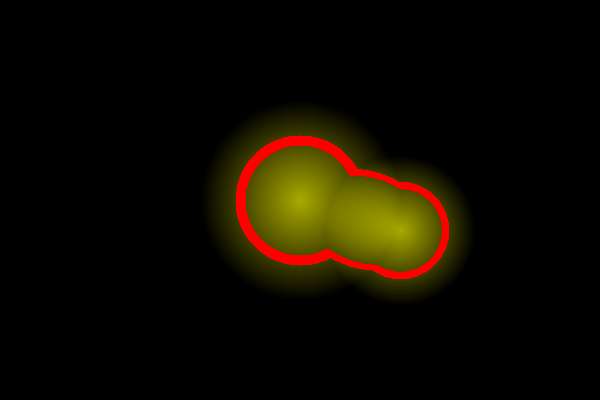
Frame 1 (no input)
Frame 60 (the mouse pressed at the canvas centre just before this capture): identical to frame 1, image omitted
Frame 120 (the mouse held since frame 60 and released just before this capture): identical to frame 1, image omitted

The Processing sketch that drew this single still picture (run headless with seeded random() and noise(); from frame 60 on, the mouse is pressed at the canvas centre):

// Processing sketch: blob7
// ── blob7.pde
PImage Img;
float [][] Temperature;

void setup() {
   size(600, 400);
   Img = createImage(width, height, RGB);
   Temperature = new float[height][width];

   Blob blob0 = new Blob(300, 200, 100);
   Blob blob1 = new Blob(400, 230, 75);
  
   zeroTemperature();
   blob0.render();
   blob1.render();
   
   Img.loadPixels();
   buildImage();
   Img.updatePixels();
   image(Img, 0, 0);
}

void draw() {
}

void zeroTemperature() {
   for (int y=0; y<height; y++) {
      for (int x=0; x<width; x++) {
         Temperature[y][x] = 0;
      }
   }
}

void buildImage() {
   for (int y=0; y<height; y++) {
      for (int x=0; x<width; x++) {
         float midT = 0.4;
         float rangeT = 0.05;
         if (abs(Temperature[y][x] - midT) < rangeT) {
            Img.set(x, y, color(255, 0, 0));
         } else {
            float t = map(Temperature[y][x], 0, 1.5, 0, 255);
            Img.set(x, y, color(t, t, 0));
         }
      }
   }
}

class Blob {
   float cx, cy;   // blob center
   float r;        // blob radius

   Blob(float acx, float acy, float ar) {
      cx = acx;
      cy = acy;
      r = ar;
   }

   void render() {
      for (float y=cy-r; y<cy+r; y++) {
         for (float x=cx-r; x<cx+r; x++) {
            float d = dist(x, y, cx, cy);
            if (d > r) continue;
            float h = map(d, 0, r, 1, 0);
            Temperature[int(y)][int(x)] += h;
         }
      }
   }
}
